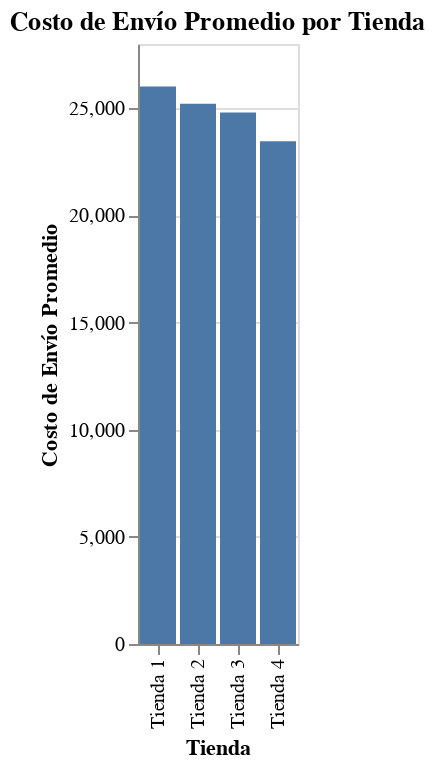

Notebook source saved alongside this figure:
### Code cell
import pandas as pd
import altair as alt

data_envio = {'Tienda': ['Tienda 1', 'Tienda 2', 'Tienda 3', 'Tienda 4'],
              'Costo de Envío Promedio': [26018.61, 25216.24, 24805.68, 23459.46]}

df_envio = pd.DataFrame(data_envio)

chart_envio = alt.Chart(df_envio).mark_bar().encode(
    x=alt.X('Tienda', title='Tienda'),
    y=alt.Y('Costo de Envío Promedio', title='Costo de Envío Promedio'),
    tooltip=['Tienda', alt.Tooltip('Costo de Envío Promedio', format='$,.2f')]
).properties(
    title='Costo de Envío Promedio por Tienda'
)

chart_envio.display()

### Figure 1 — Vega-Lite specification as saved in the notebook (floating-point values rounded to 4 significant figures)
{"config": {"view": {"continuousWidth": 300, "continuousHeight": 300}}, "data": {"name": "data-01dbd13c0b1d3d92dfb3a6e769477a05"}, "mark": {"type": "bar"}, "encoding": {"tooltip": [{"field": "Tienda", "type": "nominal"}, {"field": "Costo de Envío Promedio", "format": "$,.2f", "type": "quantitative"}], "x": {"field": "Tienda", "title": "Tienda", "type": "nominal"}, "y": {"field": "Costo de Envío Promedio", "title": "Costo de Envío Promedio", "type": "quantitative"}}, "title": "Costo de Envío Promedio por Tienda", "$schema": "https://vega.github.io/schema/vega-lite/v5.20.1.json", "datasets": {"data-01dbd13c0b1d3d92dfb3a6e769477a05": [{"Tienda": "Tienda 1", "Costo de Envío Promedio": 26020.0}, {"Tienda": "Tienda 2", "Costo de Envío Promedio": 25220.0}, {"Tienda": "Tienda 3", "Costo de Envío Promedio": 24810.0}, {"Tienda": "Tienda 4", "Costo de Envío Promedio": 23460.0}]}}
